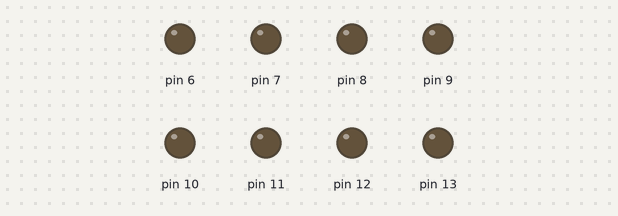
A sketch run on a simulated Arduino Uno, built with avr-gcc and run on an emulated ATmega328P. Parts: output pins drawn as LEDs (lit = HIGH).

Above: at 0.1 s.
At 5.7 s:
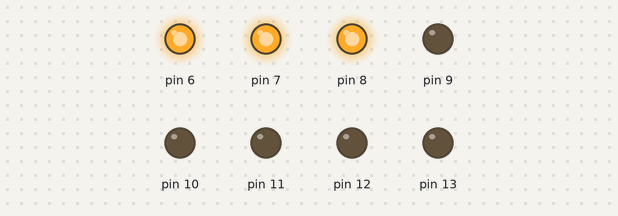
At 10.5 s:
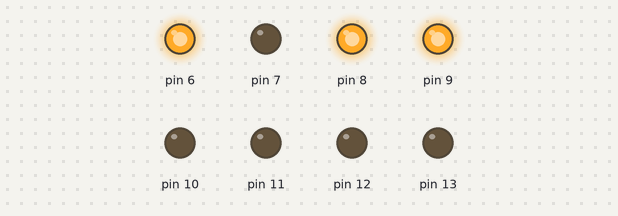
At 20.1 s:
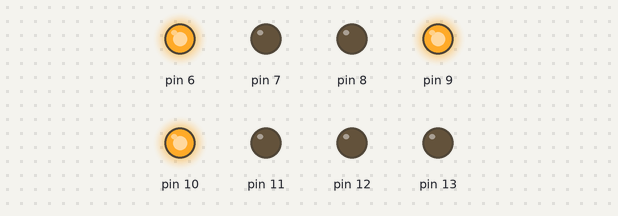
At 29.7 s:
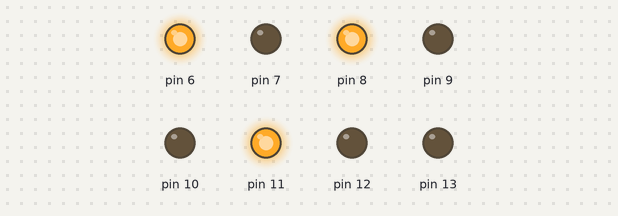
At 39.3 s:
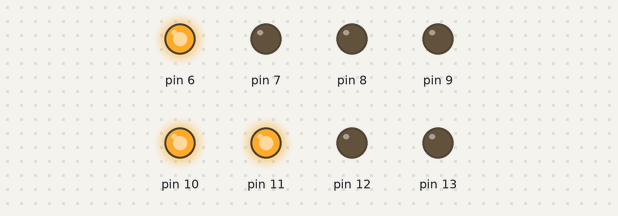
Timing chart, 0 to 40.0 s (numbered marks = the images above):
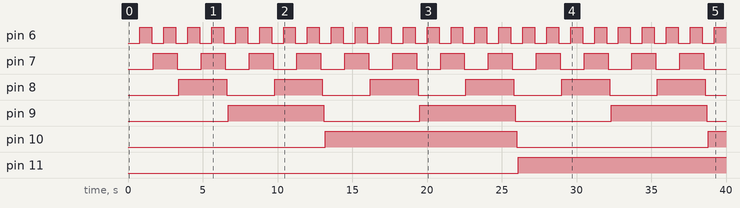

Measured:
- by itself, pin 6: alternates HIGH for 0.80 s and LOW for 0.80 s
- by itself, pin 7: alternates HIGH for 1.6 s and LOW for 1.6 s
- by itself, pin 8: alternates HIGH for 3.2 s and LOW for 3.2 s
- by itself, pin 9: alternates HIGH for 6.4 s and LOW for 6.4 s
- by itself, pin 10: LOW → HIGH at 13.2 s, → LOW 12.8 s later, → HIGH 12.8 s later
- by itself, pin 11: LOW → HIGH at 26.1 s

The sketch:

EXER3.ino
```cpp
int number=256, i , j, value, bit, led, bitsetter;
void setup(){
  for(led=6; led<14; led++)
  {
     pinMode (led, OUTPUT);
     digitalWrite(led, LOW);
  }
}

void loop() {
  for (i=0; i<number; i++){
  bitsetter = i;
  for (j=6; j<14; j++)
 {
   value = bitsetter / 2;
   bit = bitsetter % 2;
   if (bit == 1) {
     digitalWrite (j,HIGH);}
   if (bit==0) {
     digitalWrite (j,LOW); }
   bitsetter = value;
   delay(100);
 }
}
}
```
